Frame 1 (no input): blank canvas, image omitted
Frame 60 (no input): blank canvas, image omitted
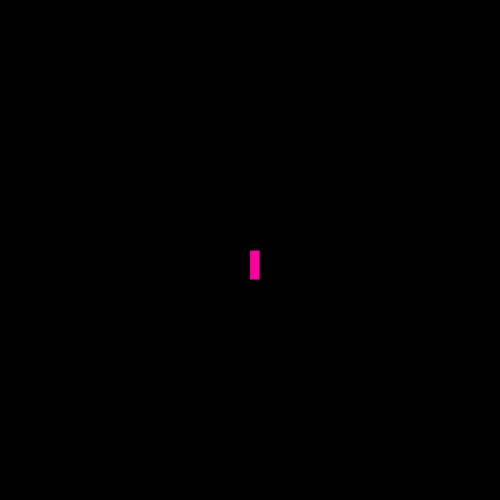
Frame 120 (the mouse pressed at the canvas centre since frame 60)

The p5.js sketch whose frames 1 and 60 were blank and that drew this single picture after the mouse press (run headless with seeded random() and noise() and a simulated clock; from frame 60 on, the mouse is pressed at the canvas centre):

// p5.js sketch
// ── sketch.js
function setup() {
    createCanvas(500, 500);
    background("black");
  }
  
  function draw() {
      stroke("black")
      fill( "rgb(250,0,158)");
    
      // console.log(mouseIsPressed)
      if(mouseIsPressed){
         rect(mouseX, mouseY, 10, 30)
    }
  
  }
  
